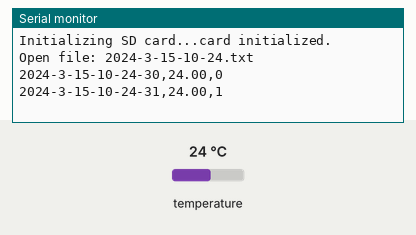
Simulated run of this program. Board: ESP8266 (Wemos D1 mini). On the bench: the last lines printed to the serial monitor. The inputs (shaded band) are chosen by the test bench; at power-on: temperature 24 °C. The local clock reads 2024-03-15 10:24:30 at power-on unless the program sets it; storage starts empty.

Above: at 1.8 s.
1.9 s: temperature set to 12 °C
At 2.4 s:
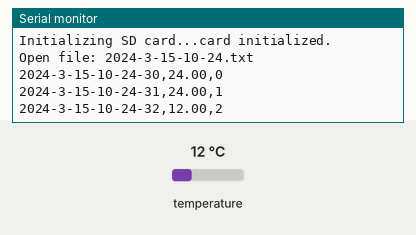
3.4 s: temperature set to 19 °C
At 4.9 s:
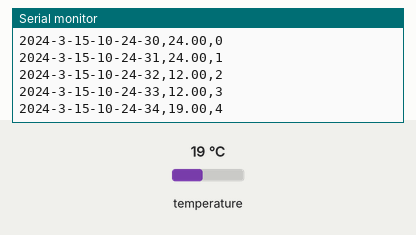
Timing chart, 0 to 6.4 s (numbered marks = the images above; inputs shaded):
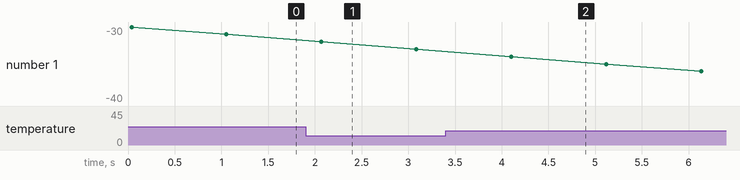

Measured:
- after the input at 1.9 s, the serial monitor: prints a new line after 0.17 s (image 1)
- after the input at 3.4 s, the serial monitor: prints a new line after 0.70 s (image 2)

The program:

main.cpp
```cpp
#include <Wire.h>
#include "RTClib.h"
#include <SPI.h>
#include <SD.h>
#include <Adafruit_BMP085.h>


RTC_DS1307 rtc;
Adafruit_BMP085 bmp;

const int chipSelect = D4;

void printTime();
String formattedTime();
String formattedTimeSec();
String fName(String file);

String fileName = "";
int counter = 0;

void setup () {
  Serial.begin(115200);

  //RTC setup
  if (! rtc.begin()) {
    Serial.println("Couldn't find RTC");
    //while (1);
  }
  if (! rtc.isrunning()) {
    Serial.println("RTC lost power, lets set the time!");
  }

  //SDCard setup
  Serial.print("Initializing SD card...");
  // see if the card is present and can be initialized:
  if (!SD.begin(chipSelect)) {
    Serial.println("Card failed, or not present");
    // don't do anything more:
    //while (1);
  }
  Serial.println("card initialized.");

  //BMP180 setup
  if (!bmp.begin()) {
	Serial.println("Could not find a valid BMP085 sensor, check wiring!");
	//while (1) {}
  }

  fileName = fName(formattedTime());
  Serial.print("Open file: ");
  Serial.println(fileName);
  Serial.println();


}

void loop () {

  File SDCard = SD.open(fileName, FILE_WRITE);

  String dataString = String(formattedTimeSec()) + "," + String(bmp.readTemperature()) + "," + String(counter);

  if (SDCard) {
    SDCard.println(dataString);
    SDCard.close();
    // print to the serial port too:
    Serial.println(dataString);
  }
  // if the file isn't open, pop up an error:
  else {
    Serial.println("error opening datalog.txt");
  }

  counter++;
  delay(1000);
}


void printTime()
{
  DateTime timeNow = rtc.now();
  Serial.print("Actual time ");
  Serial.print(timeNow.hour());
  Serial.print(':');
  Serial.print(timeNow.minute());
  Serial.print(':');
  Serial.print(timeNow.second());
  Serial.print(", ");
  Serial.print(timeNow.day());
  Serial.print('.');
  Serial.print(timeNow.month());
  Serial.print('.');
  Serial.print(timeNow.year());
  Serial.println();
}
String formattedTime()
{
  DateTime timeNow = rtc.now();
  return (String(timeNow.year()) + "-" + String(timeNow.month()) + "-" + String(timeNow.day()) + "-" + String(timeNow.hour()) + "-" + String(timeNow.minute()));
}


String formattedTimeSec()
{
  DateTime timeNow = rtc.now();
  return (String(timeNow.year()) + "-" + String(timeNow.month()) + "-" + String(timeNow.day()) + "-" + String(timeNow.hour()) + "-" + String(timeNow.minute()) + "-" + String(timeNow.second()));
}

String fName(String file)
{
  return String(String(file) + ".txt");
}
```
